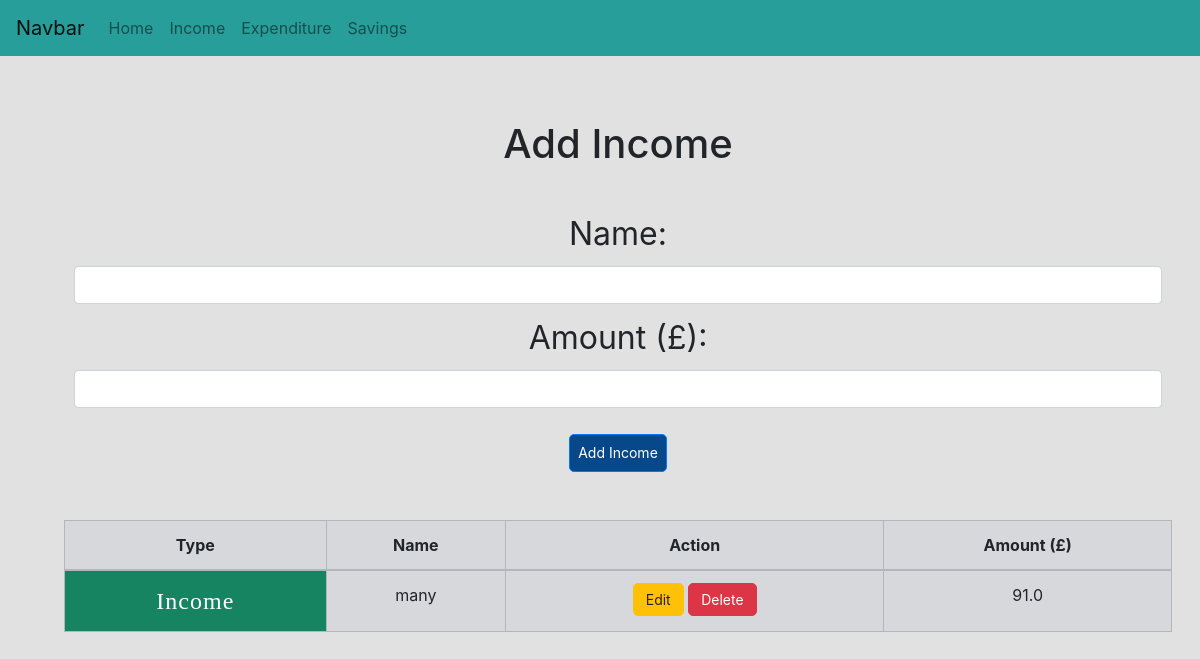
Page /income on the earlier database version.
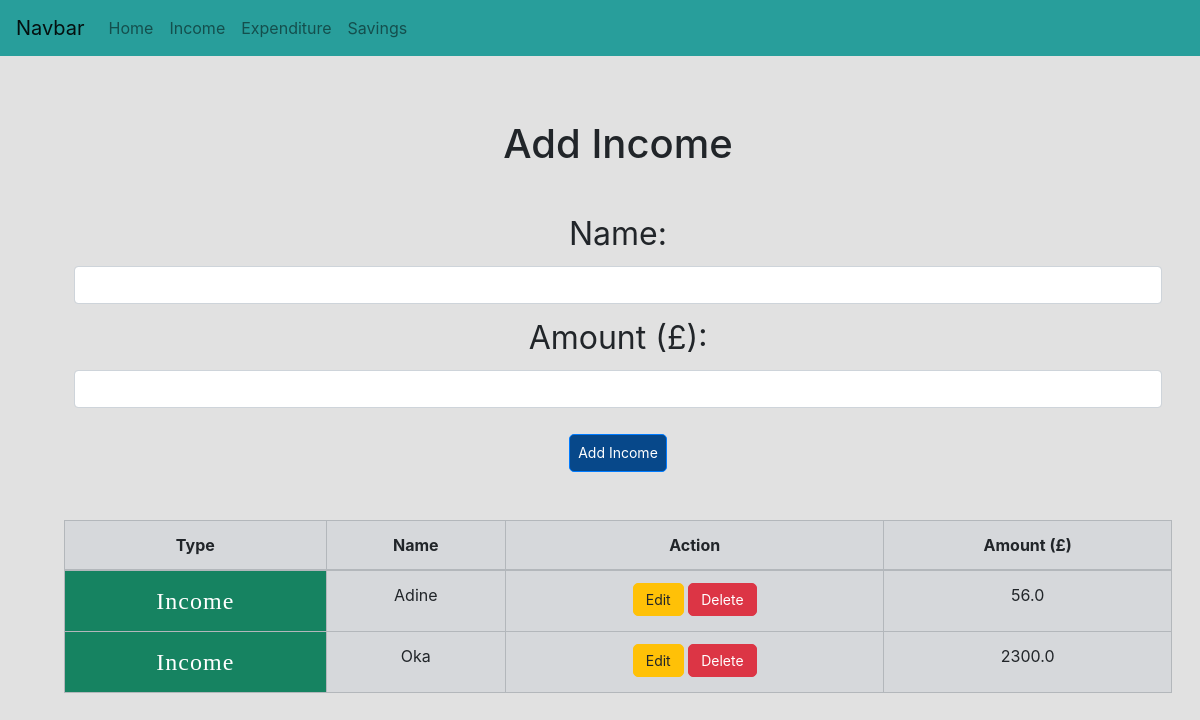
Same page on the later database version.
### app/models.py (models this page shows)
class Income(db.Model):
    id = db.Column(db.Integer, primary_key=True)
    name = db.Column(db.String(500), index=True, unique=True)
    amount = db.Column(db.Float)
    date_created = db.Column(db.DateTime, default=datetime.utcnow)

### app/views.py (the view, shortened to what this page needs)
@app.route('/income', methods=['GET', 'POST'])
def addIncome():
    form = AddIncomeExpenditureForm()
    income = models.Income.query.order_by(models.Income.date_created).all()
    return render_template('create.html',
                            title='Add Income',
                            form=form,
                            income=income)

### app/forms.py
class AddIncomeExpenditureForm(FlaskForm):
    name = StringField('Name', validators=[DataRequired()])
    amount = DecimalField('Amount', validators=[DataRequired()])

### app/templates/create.html (shortened to what this page needs)
{% extends "base.html" %}
{% block content %}
<div class="container text-center p-3 m-5 ">
    <h1>{{ title }}</h1>
    <br>
    <form action="" method="POST">
        <div class="form-group">
            <label for="inputName">Name:</label>
            {{ form.name(class_='form-control', id='inputName') }}
        </div>
        <div class="form-group">
            <label for="inputAmount">Amount (£):</label>
            {{ form.amount(class_='form-control', id='inputAmount') }}
        </div>
        {% if expenditure %}
        <button type="submit" class="btn btn-primary p-2 mb-5 mt-3 display-1" role="button" aria-pressed="true">Add Expenditure</button>
        {% else %}
            <button type="submit" class="btn btn-primary p-2 mb-5 mt-3 display-1" role="button" aria-pressed="true">Add Income</button>
        {% endif %}
        <br>
        {% if income %}
            <table class="table table-bordered table-secondary">
                <thead>
                    <tr>
                        <th scope="col">Type</th>
                        <th scope="col">Name</th>
                        <th scope="col">Action</th>
                        <th scope="col">Amount (£)</th>
                    </tr>
                </thead>
                <tbody>
                {% for income in income %}
                    <tr>
                        <th scope="row" class="income">Income</th>
                        <td>{{ income.name }}</td>
                        <td>
                            <a href="{{ url_for('update_entry', entry_type='income', id=income.id) }}" class="btn btn-warning">Edit</a>
                            <a href="{{ url_for('delete_entry', entry_type='income', id=income.id) }}" class="btn btn-danger">Delete</a>
                        </td>
                        <td class="text-center">{{ income.amount }}</td>
                    </tr>
                {% endfor %}
                </tbody>
            </table>
        {% endif %}
    </form>
</div>
{% endblock %}

Differences in the rows shown:
removed Income: name "many", amount "91.0"
added Income: name "Adine", amount "56.0"
added Income: name "Oka", amount "2300.0"
